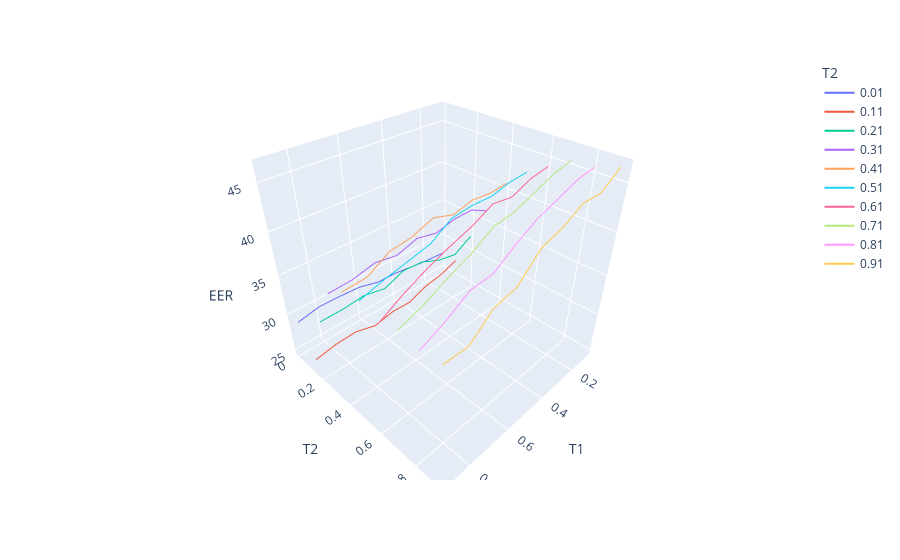

Write notebook code for a chart like this one.
### Code cell
fig = px.line_3d(df, x='T1', y='T2', z='EER',color='T2')
fig.show()

### Figure 1 — Plotly figure (JSON) as saved in the notebook; plotly's stock layout.template omitted (floating-point values rounded to 4 significant figures)
{"data": [{"hovertemplate": "T2=%{y}<br>T1=%{x}<br>EER=%{z}<extra></extra>", "legendgroup": "0.01", "line": {"color": "#636efa", "dash": "solid"}, "marker": {"symbol": "circle"}, "mode": "lines", "name": "0.01", "scene": "scene", "showlegend": true, "type": "scatter3d", "x": [0.1, 0.2, 0.3, 0.4, 0.5, 0.6, 0.7, 0.8, 0.9], "y": [0.01, 0.01, 0.01, 0.01, 0.01, 0.01, 0.01, 0.01, 0.01], "z": [27.62, 27.81, 28.11, 28.48, 28.54, 29.22, 29.39, 29.46, 28.92]}, {"hovertemplate": "T2=%{y}<br>T1=%{x}<br>EER=%{z}<extra></extra>", "legendgroup": "0.11", "line": {"color": "#EF553B", "dash": "solid"}, "marker": {"symbol": "circle"}, "mode": "lines", "name": "0.11", "scene": "scene", "showlegend": true, "type": "scatter3d", "x": [0.1, 0.2, 0.3, 0.4, 0.5, 0.6, 0.7, 0.8, 0.9], "y": [0.11, 0.11, 0.11, 0.11, 0.11, 0.11, 0.11, 0.11, 0.11], "z": [27.59, 26.74, 26.3, 25.32, 25.42, 24.91, 25.66, 25.58, 25.12]}, {"hovertemplate": "T2=%{y}<br>T1=%{x}<br>EER=%{z}<extra></extra>", "legendgroup": "0.21", "line": {"color": "#00cc96", "dash": "solid"}, "marker": {"symbol": "circle"}, "mode": "lines", "name": "0.21", "scene": "scene", "showlegend": true, "type": "scatter3d", "x": [0.1, 0.2, 0.3, 0.4, 0.5, 0.6, 0.7, 0.8, 0.9], "y": [0.21, 0.21, 0.21, 0.21, 0.21, 0.21, 0.21, 0.21, 0.21], "z": [32.28, 30.9, 31.39, 32.41, 32.59, 31.61, 32.17, 31.93, 31.92]}, {"hovertemplate": "T2=%{y}<br>T1=%{x}<br>EER=%{z}<extra></extra>", "legendgroup": "0.31", "line": {"color": "#ab63fa", "dash": "solid"}, "marker": {"symbol": "circle"}, "mode": "lines", "name": "0.31", "scene": "scene", "showlegend": true, "type": "scatter3d", "x": [0.1, 0.2, 0.3, 0.4, 0.5, 0.6, 0.7, 0.8, 0.9], "y": [0.31, 0.31, 0.31, 0.31, 0.31, 0.31, 0.31, 0.31, 0.31], "z": [36.68, 37.83, 37.79, 37.21, 37.73, 36.97, 37.4, 36.81, 36.7]}, {"hovertemplate": "T2=%{y}<br>T1=%{x}<br>EER=%{z}<extra></extra>", "legendgroup": "0.41", "line": {"color": "#FFA15A", "dash": "solid"}, "marker": {"symbol": "circle"}, "mode": "lines", "name": "0.41", "scene": "scene", "showlegend": true, "type": "scatter3d", "x": [0.1, 0.2, 0.3, 0.4, 0.5, 0.6, 0.7, 0.8, 0.9], "y": [0.41, 0.41, 0.41, 0.41, 0.41, 0.41, 0.41, 0.41, 0.41], "z": [40.91, 40.67, 40.9, 40.29, 41.04, 40.14, 39.79, 38.36, 38.2]}, {"hovertemplate": "T2=%{y}<br>T1=%{x}<br>EER=%{z}<extra></extra>", "legendgroup": "0.51", "line": {"color": "#19d3f3", "dash": "solid"}, "marker": {"symbol": "circle"}, "mode": "lines", "name": "0.51", "scene": "scene", "showlegend": true, "type": "scatter3d", "x": [0.1, 0.2, 0.3, 0.4, 0.5, 0.6, 0.7, 0.8, 0.9], "y": [0.51, 0.51, 0.51, 0.51, 0.51, 0.51, 0.51, 0.51, 0.51], "z": [42.93, 42.73, 42.17, 42.22, 41.96, 40.44, 39.87, 39.32, 38.59]}, {"hovertemplate": "T2=%{y}<br>T1=%{x}<br>EER=%{z}<extra></extra>", "legendgroup": "0.61", "line": {"color": "#FF6692", "dash": "solid"}, "marker": {"symbol": "circle"}, "mode": "lines", "name": "0.61", "scene": "scene", "showlegend": true, "type": "scatter3d", "x": [0.1, 0.2, 0.3, 0.4, 0.5, 0.6, 0.7, 0.8, 0.9], "y": [0.61, 0.61, 0.61, 0.61, 0.61, 0.61, 0.61, 0.61, 0.61], "z": [44.28, 43.89, 42.96, 43.27, 42.09, 41.26, 40.3, 39.11, 37.68]}, {"hovertemplate": "T2=%{y}<br>T1=%{x}<br>EER=%{z}<extra></extra>", "legendgroup": "0.71", "line": {"color": "#B6E880", "dash": "solid"}, "marker": {"symbol": "circle"}, "mode": "lines", "name": "0.71", "scene": "scene", "showlegend": true, "type": "scatter3d", "x": [0.1, 0.2, 0.3, 0.4, 0.5, 0.6, 0.7, 0.8, 0.9], "y": [0.71, 0.71, 0.71, 0.71, 0.71, 0.71, 0.71, 0.71, 0.71], "z": [45.63, 45.16, 44.27, 43.38, 43.08, 41.62, 40.6, 39.37, 38.49]}, {"hovertemplate": "T2=%{y}<br>T1=%{x}<br>EER=%{z}<extra></extra>", "legendgroup": "0.81", "line": {"color": "#FF97FF", "dash": "solid"}, "marker": {"symbol": "circle"}, "mode": "lines", "name": "0.81", "scene": "scene", "showlegend": true, "type": "scatter3d", "x": [0.1, 0.2, 0.3, 0.4, 0.5, 0.6, 0.7, 0.8, 0.9], "y": [0.81, 0.81, 0.81, 0.81, 0.81, 0.81, 0.81, 0.81, 0.81], "z": [45.7, 45.36, 44.51, 43.71, 42.43, 40.86, 40.67, 39.17, 38.02]}, {"hovertemplate": "T2=%{y}<br>T1=%{x}<br>EER=%{z}<extra></extra>", "legendgroup": "0.91", "line": {"color": "#FECB52", "dash": "solid"}, "marker": {"symbol": "circle"}, "mode": "lines", "name": "0.91", "scene": "scene", "showlegend": true, "type": "scatter3d", "x": [0.1, 0.2, 0.3, 0.4, 0.5, 0.6, 0.7, 0.8, 0.9], "y": [0.91, 0.91, 0.91, 0.91, 0.91, 0.91, 0.91, 0.91, 0.91], "z": [46.46, 44.96, 45.03, 43.81, 43.12, 40.81, 40.31, 38.22, 38.3]}], "layout": {"legend": {"title": {"text": "T2"}, "tracegroupgap": 0}, "margin": {"t": 60}, "scene": {"domain": {"x": [0, 1], "y": [0, 1]}, "xaxis": {"title": {"text": "T1"}}, "yaxis": {"categoryarray": [0.01, 0.11, 0.21, 0.31, 0.41, 0.51, 0.61, 0.71, 0.81, 0.91], "categoryorder": "array", "title": {"text": "T2"}}, "zaxis": {"title": {"text": "EER"}}}}}
